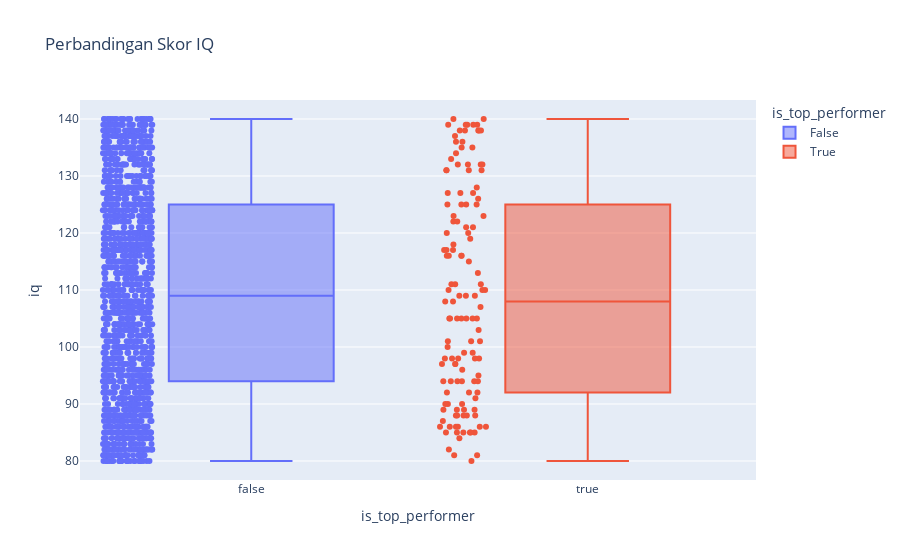

Notebook cell for this chart:
### Markdown cell above
## Perbandingan Skor IQ

### Code cell
# Kita akan cek dua hal utama di sini: IQ (kognitif) dan MBTI (kepribadian).

# Analisis IQ
fig_iq = px.box(df_main.dropna(subset=['iq']), # Hapus baris yg IQ-nya kosong
                x='is_top_performer',
                y='iq',
                color='is_top_performer',
                title='Perbandingan Skor IQ',
                points="all")
fig_iq.show()

### Figure 1 — Plotly figure (JSON) as saved in the notebook; plotly's stock layout.template omitted (floating-point values rounded to 4 significant figures; data arrays with more than 128 entries replaced by an {"elided": "..."} marker saying what was removed)
{"data": [{"alignmentgroup": "True", "boxpoints": "all", "hovertemplate": "is_top_performer=%{x}<br>iq=%{y}<extra></extra>", "legendgroup": "False", "marker": {"color": "#636efa"}, "name": "False", "notched": false, "offsetgroup": "False", "orientation": "v", "showlegend": true, "type": "box", "x": {"elided": "1423 bool values"}, "x0": " ", "xaxis": "x", "y": {"elided": "1423 int values"}, "y0": " ", "yaxis": "y"}, {"alignmentgroup": "True", "boxpoints": "all", "hovertemplate": "is_top_performer=%{x}<br>iq=%{y}<extra></extra>", "legendgroup": "True", "marker": {"color": "#EF553B"}, "name": "True", "notched": false, "offsetgroup": "True", "orientation": "v", "showlegend": true, "type": "box", "x": {"elided": "131 bool values"}, "x0": " ", "xaxis": "x", "y": {"elided": "131 int values"}, "y0": " ", "yaxis": "y"}], "layout": {"boxmode": "overlay", "legend": {"title": {"text": "is_top_performer"}, "tracegroupgap": 0}, "title": {"text": "Perbandingan Skor IQ"}, "xaxis": {"anchor": "y", "categoryarray": [false, true], "categoryorder": "array", "domain": [0, 1], "title": {"text": "is_top_performer"}}, "yaxis": {"anchor": "x", "domain": [0, 1], "title": {"text": "iq"}}}}
